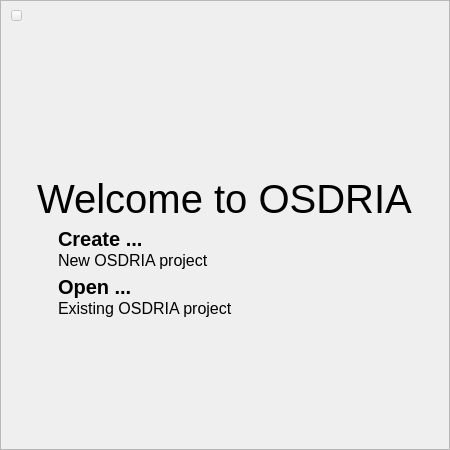
<?xml version="1.0" encoding="UTF-8"?>
<ui version="4.0">
 <class>Dialog</class>
 <widget class="QDialog" name="Dialog">
  <property name="windowModality">
   <enum>Qt::ApplicationModal</enum>
  </property>
  <property name="geometry">
   <rect>
    <x>0</x>
    <y>0</y>
    <width>450</width>
    <height>450</height>
   </rect>
  </property>
  <property name="sizePolicy">
   <sizepolicy hsizetype="Fixed" vsizetype="Fixed">
    <horstretch>0</horstretch>
    <verstretch>0</verstretch>
   </sizepolicy>
  </property>
  <property name="windowTitle">
   <string>Dialog</string>
  </property>
  <property name="windowOpacity">
   <double>1.000000000000000</double>
  </property>
  <property name="locale">
   <locale language="English" country="UnitedStates"/>
  </property>
  <property name="modal">
   <bool>true</bool>
  </property>
  <layout class="QGridLayout" name="gridLayout">
   <property name="leftMargin">
    <number>0</number>
   </property>
   <property name="topMargin">
    <number>0</number>
   </property>
   <property name="rightMargin">
    <number>0</number>
   </property>
   <property name="bottomMargin">
    <number>0</number>
   </property>
   <property name="spacing">
    <number>0</number>
   </property>
   <item row="0" column="0">
    <widget class="QFrame" name="frame_main">
     <property name="mouseTracking">
      <bool>false</bool>
     </property>
     <property name="autoFillBackground">
      <bool>false</bool>
     </property>
     <property name="frameShape">
      <enum>QFrame::StyledPanel</enum>
     </property>
     <property name="frameShadow">
      <enum>QFrame::Plain</enum>
     </property>
     <property name="lineWidth">
      <number>0</number>
     </property>
     <layout class="QVBoxLayout" name="verticalLayout" stretch="0,1,0,1">
      <property name="spacing">
       <number>0</number>
      </property>
      <property name="leftMargin">
       <number>0</number>
      </property>
      <property name="topMargin">
       <number>0</number>
      </property>
      <property name="rightMargin">
       <number>0</number>
      </property>
      <property name="bottomMargin">
       <number>0</number>
      </property>
      <item>
       <layout class="QHBoxLayout" name="horizontalLayoutClose">
        <property name="spacing">
         <number>0</number>
        </property>
        <property name="leftMargin">
         <number>10</number>
        </property>
        <property name="topMargin">
         <number>5</number>
        </property>
        <item>
         <widget class="ToolButton" name="button_close">
          <property name="enabled">
           <bool>false</bool>
          </property>
          <property name="sizePolicy">
           <sizepolicy hsizetype="Fixed" vsizetype="Fixed">
            <horstretch>0</horstretch>
            <verstretch>0</verstretch>
           </sizepolicy>
          </property>
          <property name="minimumSize">
           <size>
            <width>11</width>
            <height>11</height>
           </size>
          </property>
          <property name="maximumSize">
           <size>
            <width>11</width>
            <height>11</height>
           </size>
          </property>
          <property name="text">
           <string/>
          </property>
          <property name="icon">
           <iconset resource="osdria_app.qrc">
            <normaloff>:/icons/img/close_select@2x.png</normaloff>
            <disabledoff>:/icons/img/close_normal@2x.png</disabledoff>:/icons/img/close_select@2x.png</iconset>
          </property>
          <property name="iconSize">
           <size>
            <width>11</width>
            <height>11</height>
           </size>
          </property>
          <property name="checkable">
           <bool>false</bool>
          </property>
          <property name="checked">
           <bool>false</bool>
          </property>
         </widget>
        </item>
        <item>
         <spacer name="spacerButtonClose">
          <property name="orientation">
           <enum>Qt::Horizontal</enum>
          </property>
          <property name="sizeHint" stdset="0">
           <size>
            <width>40</width>
            <height>20</height>
           </size>
          </property>
         </spacer>
        </item>
       </layout>
      </item>
      <item>
       <spacer name="verticalSpacerTop">
        <property name="orientation">
         <enum>Qt::Vertical</enum>
        </property>
        <property name="sizeHint" stdset="0">
         <size>
          <width>20</width>
          <height>0</height>
         </size>
        </property>
       </spacer>
      </item>
      <item>
       <layout class="QHBoxLayout" name="horizontalLayoutContent">
        <property name="spacing">
         <number>0</number>
        </property>
        <item>
         <spacer name="horizontalSpacerLeft">
          <property name="orientation">
           <enum>Qt::Horizontal</enum>
          </property>
          <property name="sizeHint" stdset="0">
           <size>
            <width>40</width>
            <height>20</height>
           </size>
          </property>
         </spacer>
        </item>
        <item>
         <layout class="QVBoxLayout" name="verticalLayoutContent">
          <property name="spacing">
           <number>5</number>
          </property>
          <property name="bottomMargin">
           <number>0</number>
          </property>
          <item>
           <widget class="QLabel" name="iconLogo">
            <property name="text">
             <string/>
            </property>
            <property name="pixmap">
             <pixmap resource="osdria_app.qrc">:/icons/img/logo@2x.png</pixmap>
            </property>
            <property name="alignment">
             <set>Qt::AlignCenter</set>
            </property>
           </widget>
          </item>
          <item>
           <widget class="QLabel" name="labelWelcome">
            <property name="font">
             <font>
              <family>Arial</family>
              <pointsize>30</pointsize>
             </font>
            </property>
            <property name="text">
             <string>Welcome to OSDRIA</string>
            </property>
            <property name="alignment">
             <set>Qt::AlignCenter</set>
            </property>
           </widget>
          </item>
          <item>
           <widget class="ProjectButton" name="frame_create" native="true">
            <property name="cursor">
             <cursorShape>PointingHandCursor</cursorShape>
            </property>
            <layout class="QHBoxLayout" name="horizontalLayout_3">
             <property name="spacing">
              <number>4</number>
             </property>
             <property name="leftMargin">
              <number>10</number>
             </property>
             <property name="topMargin">
              <number>0</number>
             </property>
             <property name="rightMargin">
              <number>0</number>
             </property>
             <property name="bottomMargin">
              <number>0</number>
             </property>
             <item>
              <widget class="QLabel" name="iconCreate">
               <property name="sizePolicy">
                <sizepolicy hsizetype="Fixed" vsizetype="Fixed">
                 <horstretch>0</horstretch>
                 <verstretch>0</verstretch>
                </sizepolicy>
               </property>
               <property name="text">
                <string/>
               </property>
               <property name="pixmap">
                <pixmap resource="osdria_app.qrc">:/icons/img/new@2x.png</pixmap>
               </property>
               <property name="alignment">
                <set>Qt::AlignCenter</set>
               </property>
              </widget>
             </item>
             <item>
              <layout class="QVBoxLayout" name="textLayoutCreate">
               <property name="spacing">
                <number>0</number>
               </property>
               <item>
                <widget class="QLabel" name="labelCreateTitle">
                 <property name="font">
                  <font>
                   <family>Arial</family>
                   <pointsize>15</pointsize>
                   <weight>75</weight>
                   <bold>true</bold>
                  </font>
                 </property>
                 <property name="text">
                  <string>Create ...</string>
                 </property>
                </widget>
               </item>
               <item>
                <widget class="QLabel" name="labelCreateSub">
                 <property name="font">
                  <font>
                   <family>Arial</family>
                   <pointsize>12</pointsize>
                  </font>
                 </property>
                 <property name="text">
                  <string>New OSDRIA project</string>
                 </property>
                </widget>
               </item>
              </layout>
             </item>
            </layout>
           </widget>
          </item>
          <item>
           <widget class="ProjectButton" name="frame_open" native="true">
            <property name="minimumSize">
             <size>
              <width>0</width>
              <height>0</height>
             </size>
            </property>
            <property name="cursor">
             <cursorShape>PointingHandCursor</cursorShape>
            </property>
            <layout class="QHBoxLayout" name="horizontalLayout_4">
             <property name="spacing">
              <number>4</number>
             </property>
             <property name="leftMargin">
              <number>10</number>
             </property>
             <property name="topMargin">
              <number>0</number>
             </property>
             <property name="rightMargin">
              <number>0</number>
             </property>
             <property name="bottomMargin">
              <number>0</number>
             </property>
             <item>
              <widget class="QLabel" name="iconOpen">
               <property name="sizePolicy">
                <sizepolicy hsizetype="Fixed" vsizetype="Fixed">
                 <horstretch>0</horstretch>
                 <verstretch>0</verstretch>
                </sizepolicy>
               </property>
               <property name="text">
                <string/>
               </property>
               <property name="pixmap">
                <pixmap resource="osdria_app.qrc">:/icons/img/open@2x.png</pixmap>
               </property>
               <property name="alignment">
                <set>Qt::AlignCenter</set>
               </property>
              </widget>
             </item>
             <item>
              <layout class="QVBoxLayout" name="textLayoutOpen">
               <property name="spacing">
                <number>0</number>
               </property>
               <item>
                <widget class="QLabel" name="labelOpenTitle">
                 <property name="font">
                  <font>
                   <family>Arial</family>
                   <pointsize>15</pointsize>
                   <weight>75</weight>
                   <bold>true</bold>
                  </font>
                 </property>
                 <property name="text">
                  <string>Open ...</string>
                 </property>
                </widget>
               </item>
               <item>
                <widget class="QLabel" name="labelOpenSub">
                 <property name="font">
                  <font>
                   <family>Arial</family>
                   <pointsize>12</pointsize>
                  </font>
                 </property>
                 <property name="text">
                  <string>Existing OSDRIA project</string>
                 </property>
                </widget>
               </item>
              </layout>
             </item>
            </layout>
           </widget>
          </item>
         </layout>
        </item>
        <item>
         <spacer name="horizontalSpacerRight">
          <property name="orientation">
           <enum>Qt::Horizontal</enum>
          </property>
          <property name="sizeHint" stdset="0">
           <size>
            <width>40</width>
            <height>20</height>
           </size>
          </property>
         </spacer>
        </item>
       </layout>
      </item>
      <item>
       <spacer name="verticalSpacerBottom">
        <property name="orientation">
         <enum>Qt::Vertical</enum>
        </property>
        <property name="sizeHint" stdset="0">
         <size>
          <width>20</width>
          <height>0</height>
         </size>
        </property>
       </spacer>
      </item>
     </layout>
    </widget>
   </item>
  </layout>
 </widget>
 <customwidgets>
  <customwidget>
   <class>ToolButton</class>
   <extends>QToolButton</extends>
   <header>views/components/tool_button.h</header>
  </customwidget>
  <customwidget>
   <class>ProjectButton</class>
   <extends>QWidget</extends>
   <header>views/components/project_button.h</header>
   <container>1</container>
  </customwidget>
 </customwidgets>
 <resources>
  <include location="osdria_app.qrc"/>
  <include location="osdria_app.qrc"/>
 </resources>
 <connections/>
</ui>
